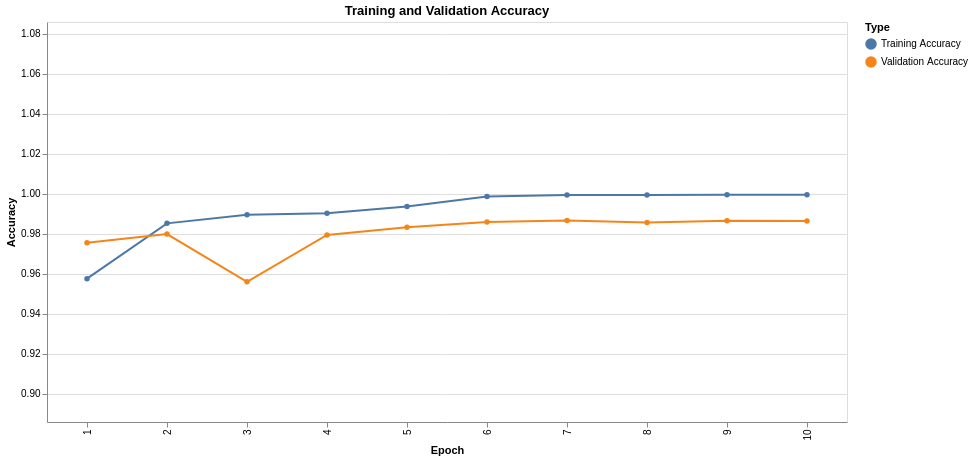

This figure's notebook cell:
### Code cell
accuracy_data = pd.DataFrame({
    'Epoch': accuracy_dict['epoch'] * 2,
    'Value': accuracy_dict['train'] + accuracy_dict['val'],
    'Type': ['Training Accuracy'] * len(accuracy_dict['epoch']) + ['Validation Accuracy'] * len(accuracy_dict['epoch'])
})

# Calculate the mean value for centering the graph
mean_accuracy = accuracy_data['Value'].mean()

# Create accuracy chart with centered y-axis
accuracy_chart = alt.Chart(accuracy_data).mark_line(point=True).encode(
    x=alt.X('Epoch:O', title='Epoch'),
    y=alt.Y('Value:Q', title='Accuracy', scale=alt.Scale(domain=[mean_accuracy - 0.1, mean_accuracy + 0.1])),
    color=alt.Color('Type:N', title='Type'),
    tooltip=['Epoch', 'Value', 'Type']
).properties(
    title="Training and Validation Accuracy",
    width=800,
    height=400
).interactive()

accuracy_chart.show()

### Figure 1 — Vega-Lite specification as saved in the notebook (floating-point values rounded to 4 significant figures)
{"config": {"view": {"continuousWidth": 300, "continuousHeight": 300}}, "data": {"name": "data-f086c984dc162205ef2cb96e39fc8d24"}, "mark": {"type": "line", "point": true}, "encoding": {"color": {"field": "Type", "title": "Type", "type": "nominal"}, "tooltip": [{"field": "Epoch", "type": "quantitative"}, {"field": "Value", "type": "quantitative"}, {"field": "Type", "type": "nominal"}], "x": {"field": "Epoch", "title": "Epoch", "type": "ordinal"}, "y": {"field": "Value", "scale": {"domain": [0.8858, 1.086]}, "title": "Accuracy", "type": "quantitative"}}, "height": 400, "params": [{"name": "param_2", "select": {"type": "interval", "encodings": ["x", "y"]}, "bind": "scales"}], "title": "Training and Validation Accuracy", "width": 800, "$schema": "https://vega.github.io/schema/vega-lite/v5.20.1.json", "datasets": {"data-f086c984dc162205ef2cb96e39fc8d24": [{"Epoch": 1, "Value": 0.9575, "Type": "Training Accuracy"}, {"Epoch": 2, "Value": 0.9852, "Type": "Training Accuracy"}, {"Epoch": 3, "Value": 0.9894, "Type": "Training Accuracy"}, {"Epoch": 4, "Value": 0.9902, "Type": "Training Accuracy"}, {"Epoch": 5, "Value": 0.9936, "Type": "Training Accuracy"}, {"Epoch": 6, "Value": 0.9986, "Type": "Training Accuracy"}, {"Epoch": 7, "Value": 0.9993, "Type": "Training Accuracy"}, {"Epoch": 8, "Value": 0.9994, "Type": "Training Accuracy"}, {"Epoch": 9, "Value": 0.9994, "Type": "Training Accuracy"}, {"Epoch": 10, "Value": 0.9994, "Type": "Training Accuracy"}, {"Epoch": 1, "Value": 0.9755, "Type": "Validation Accuracy"}, {"Epoch": 2, "Value": 0.9798, "Type": "Validation Accuracy"}, {"Epoch": 3, "Value": 0.956, "Type": "Validation Accuracy"}, {"Epoch": 4, "Value": 0.9793, "Type": "Validation Accuracy"}, {"Epoch": 5, "Value": 0.9832, "Type": "Validation Accuracy"}, {"Epoch": 6, "Value": 0.9859, "Type": "Validation Accuracy"}, {"Epoch": 7, "Value": 0.9866, "Type": "Validation Accuracy"}, {"Epoch": 8, "Value": 0.9856, "Type": "Validation Accuracy"}, {"Epoch": 9, "Value": 0.9864, "Type": "Validation Accuracy"}, {"Epoch": 10, "Value": 0.9864, "Type": "Validation Accuracy"}]}}
